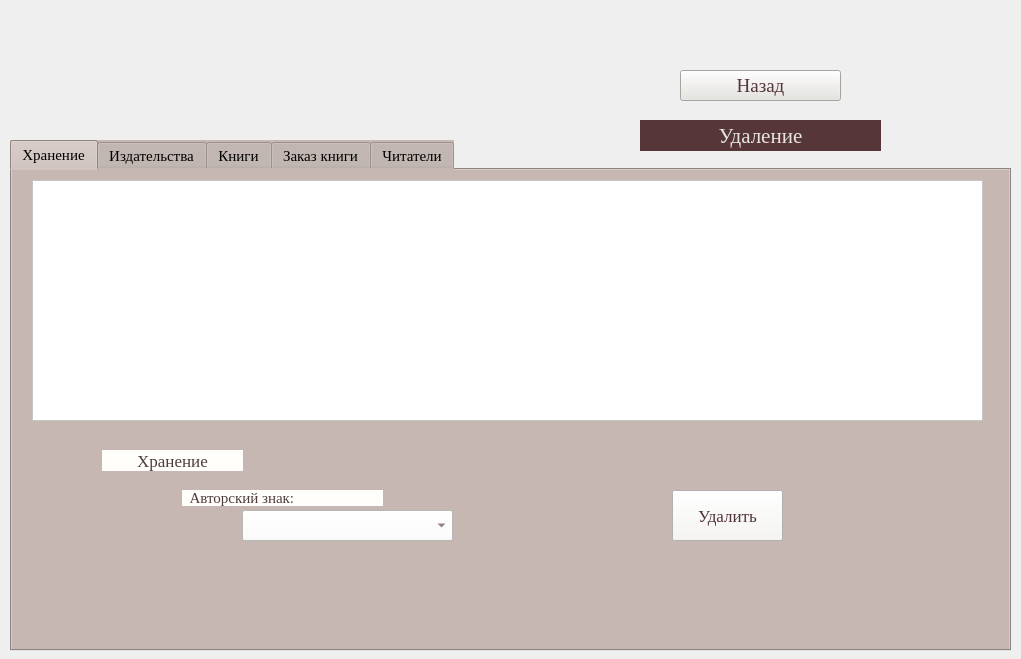
<?xml version="1.0" encoding="UTF-8"?>
<ui version="4.0">
 <class>DelWindow</class>
 <widget class="QMainWindow" name="DelWindow">
  <property name="geometry">
   <rect>
    <x>0</x>
    <y>0</y>
    <width>1021</width>
    <height>659</height>
   </rect>
  </property>
  <property name="minimumSize">
   <size>
    <width>1021</width>
    <height>659</height>
   </size>
  </property>
  <property name="maximumSize">
   <size>
    <width>1021</width>
    <height>659</height>
   </size>
  </property>
  <property name="windowTitle">
   <string>Delete - Cataloging Department </string>
  </property>
  <property name="windowIcon">
   <iconset>
    <normaloff>Эмблема2.png</normaloff>Эмблема2.png</iconset>
  </property>
  <widget class="QWidget" name="centralwidget">
   <widget class="QLabel" name="lab_pic">
    <property name="geometry">
     <rect>
      <x>0</x>
      <y>0</y>
      <width>1021</width>
      <height>881</height>
     </rect>
    </property>
    <property name="text">
     <string/>
    </property>
    <property name="pixmap">
     <pixmap>lib1.png</pixmap>
    </property>
   </widget>
   <widget class="QLabel" name="lab_nln">
    <property name="geometry">
     <rect>
      <x>570</x>
      <y>10</y>
      <width>311</width>
      <height>31</height>
     </rect>
    </property>
    <property name="font">
     <font>
      <family>Georgia</family>
      <pointsize>10</pointsize>
     </font>
    </property>
    <property name="styleSheet">
     <string notr="true">color: rgb(88, 53, 59);</string>
    </property>
    <property name="text">
     <string/>
    </property>
    <property name="alignment">
     <set>Qt::AlignCenter</set>
    </property>
   </widget>
   <widget class="QPushButton" name="btn_back">
    <property name="geometry">
     <rect>
      <x>680</x>
      <y>70</y>
      <width>161</width>
      <height>31</height>
     </rect>
    </property>
    <property name="font">
     <font>
      <family>Georgia</family>
      <pointsize>14</pointsize>
     </font>
    </property>
    <property name="styleSheet">
     <string notr="true">background-color: rgb(229, 228, 224);
color: rgb(86, 54, 57);</string>
    </property>
    <property name="text">
     <string>Назад</string>
    </property>
   </widget>
   <widget class="QLabel" name="lab_naz_del">
    <property name="geometry">
     <rect>
      <x>640</x>
      <y>120</y>
      <width>241</width>
      <height>31</height>
     </rect>
    </property>
    <property name="font">
     <font>
      <family>Georgia</family>
      <pointsize>16</pointsize>
     </font>
    </property>
    <property name="styleSheet">
     <string notr="true">background-color: rgb(86, 54, 57);
color: rgb(229, 228, 224);</string>
    </property>
    <property name="text">
     <string>Удаление</string>
    </property>
    <property name="alignment">
     <set>Qt::AlignCenter</set>
    </property>
   </widget>
   <widget class="QTabWidget" name="tabWidget">
    <property name="geometry">
     <rect>
      <x>10</x>
      <y>140</y>
      <width>1001</width>
      <height>511</height>
     </rect>
    </property>
    <property name="font">
     <font>
      <family>Georgia</family>
      <pointsize>11</pointsize>
     </font>
    </property>
    <property name="styleSheet">
     <string notr="true">background-color: rgb(198, 183, 178);</string>
    </property>
    <property name="currentIndex">
     <number>0</number>
    </property>
    <widget class="QWidget" name="keep">
     <attribute name="title">
      <string>Хранение</string>
     </attribute>
     <widget class="QTableView" name="tab_keep">
      <property name="geometry">
       <rect>
        <x>20</x>
        <y>10</y>
        <width>951</width>
        <height>241</height>
       </rect>
      </property>
      <property name="styleSheet">
       <string notr="true">background-color: rgb(255, 255, 255);</string>
      </property>
     </widget>
     <widget class="QLabel" name="lab_nazv_k">
      <property name="geometry">
       <rect>
        <x>90</x>
        <y>280</y>
        <width>141</width>
        <height>21</height>
       </rect>
      </property>
      <property name="font">
       <font>
        <family>Georgia</family>
        <pointsize>13</pointsize>
       </font>
      </property>
      <property name="styleSheet">
       <string notr="true">background-color: rgb(255, 254, 250);
color: rgb(77, 61, 58);</string>
      </property>
      <property name="text">
       <string>Хранение</string>
      </property>
      <property name="alignment">
       <set>Qt::AlignCenter</set>
      </property>
     </widget>
     <widget class="QLabel" name="lab_naz_mark_k">
      <property name="geometry">
       <rect>
        <x>170</x>
        <y>320</y>
        <width>201</width>
        <height>16</height>
       </rect>
      </property>
      <property name="font">
       <font>
        <family>Georgia</family>
        <pointsize>11</pointsize>
       </font>
      </property>
      <property name="styleSheet">
       <string notr="true">background-color: rgb(255, 254, 250);
color: rgb(77, 61, 58);</string>
      </property>
      <property name="text">
       <string>  Авторский знак:</string>
      </property>
     </widget>
     <widget class="QComboBox" name="cB_mark_k">
      <property name="geometry">
       <rect>
        <x>230</x>
        <y>340</y>
        <width>211</width>
        <height>31</height>
       </rect>
      </property>
      <property name="styleSheet">
       <string notr="true">background-color: rgb(255, 255, 255);
color: rgb(88, 53, 59);</string>
      </property>
     </widget>
     <widget class="QPushButton" name="btn_del_k">
      <property name="geometry">
       <rect>
        <x>660</x>
        <y>320</y>
        <width>111</width>
        <height>51</height>
       </rect>
      </property>
      <property name="font">
       <font>
        <family>Georgia</family>
        <pointsize>13</pointsize>
       </font>
      </property>
      <property name="styleSheet">
       <string notr="true">background-color: rgb(247, 246, 243);
color: rgb(81, 50, 55);</string>
      </property>
      <property name="text">
       <string>Удалить</string>
      </property>
     </widget>
    </widget>
    <widget class="QWidget" name="publish">
     <attribute name="title">
      <string>Издательства</string>
     </attribute>
     <widget class="QTableView" name="tab_publish">
      <property name="geometry">
       <rect>
        <x>20</x>
        <y>10</y>
        <width>951</width>
        <height>241</height>
       </rect>
      </property>
      <property name="styleSheet">
       <string notr="true">background-color: rgb(255, 255, 255);</string>
      </property>
     </widget>
     <widget class="QLabel" name="lab_nazv_p">
      <property name="geometry">
       <rect>
        <x>90</x>
        <y>280</y>
        <width>161</width>
        <height>21</height>
       </rect>
      </property>
      <property name="font">
       <font>
        <family>Georgia</family>
        <pointsize>13</pointsize>
       </font>
      </property>
      <property name="styleSheet">
       <string notr="true">background-color: rgb(255, 254, 250);
color: rgb(77, 61, 58);</string>
      </property>
      <property name="text">
       <string>Издательства</string>
      </property>
      <property name="alignment">
       <set>Qt::AlignCenter</set>
      </property>
     </widget>
     <widget class="QLabel" name="lab_naz_name_p">
      <property name="geometry">
       <rect>
        <x>170</x>
        <y>320</y>
        <width>201</width>
        <height>16</height>
       </rect>
      </property>
      <property name="font">
       <font>
        <family>Georgia</family>
        <pointsize>11</pointsize>
       </font>
      </property>
      <property name="styleSheet">
       <string notr="true">background-color: rgb(255, 254, 250);
color: rgb(77, 61, 58);</string>
      </property>
      <property name="text">
       <string>  Название:</string>
      </property>
     </widget>
     <widget class="QComboBox" name="cB_name_p">
      <property name="geometry">
       <rect>
        <x>220</x>
        <y>340</y>
        <width>211</width>
        <height>31</height>
       </rect>
      </property>
      <property name="styleSheet">
       <string notr="true">background-color: rgb(255, 255, 255);
color: rgb(88, 53, 59);</string>
      </property>
     </widget>
     <widget class="QPushButton" name="btn_del_p">
      <property name="geometry">
       <rect>
        <x>660</x>
        <y>320</y>
        <width>111</width>
        <height>51</height>
       </rect>
      </property>
      <property name="font">
       <font>
        <family>Georgia</family>
        <pointsize>13</pointsize>
       </font>
      </property>
      <property name="styleSheet">
       <string notr="true">background-color: rgb(247, 246, 243);
color: rgb(81, 50, 55);</string>
      </property>
      <property name="text">
       <string>Удалить</string>
      </property>
     </widget>
    </widget>
    <widget class="QWidget" name="book">
     <attribute name="title">
      <string>Книги</string>
     </attribute>
     <widget class="QTableView" name="tab_book">
      <property name="geometry">
       <rect>
        <x>20</x>
        <y>10</y>
        <width>951</width>
        <height>241</height>
       </rect>
      </property>
      <property name="styleSheet">
       <string notr="true">background-color: rgb(255, 255, 255);</string>
      </property>
     </widget>
     <widget class="QLabel" name="lab_nazv_b">
      <property name="geometry">
       <rect>
        <x>90</x>
        <y>280</y>
        <width>161</width>
        <height>21</height>
       </rect>
      </property>
      <property name="font">
       <font>
        <family>Georgia</family>
        <pointsize>13</pointsize>
       </font>
      </property>
      <property name="styleSheet">
       <string notr="true">background-color: rgb(255, 254, 250);
color: rgb(77, 61, 58);</string>
      </property>
      <property name="text">
       <string>Книги</string>
      </property>
      <property name="alignment">
       <set>Qt::AlignCenter</set>
      </property>
     </widget>
     <widget class="QLabel" name="lab_naz_name_b">
      <property name="geometry">
       <rect>
        <x>140</x>
        <y>320</y>
        <width>201</width>
        <height>16</height>
       </rect>
      </property>
      <property name="font">
       <font>
        <family>Georgia</family>
        <pointsize>11</pointsize>
       </font>
      </property>
      <property name="styleSheet">
       <string notr="true">background-color: rgb(255, 254, 250);
color: rgb(77, 61, 58);</string>
      </property>
      <property name="text">
       <string>  Название:</string>
      </property>
     </widget>
     <widget class="QLabel" name="lab_naz_isbn_b">
      <property name="geometry">
       <rect>
        <x>450</x>
        <y>320</y>
        <width>201</width>
        <height>16</height>
       </rect>
      </property>
      <property name="font">
       <font>
        <family>Georgia</family>
        <pointsize>11</pointsize>
       </font>
      </property>
      <property name="styleSheet">
       <string notr="true">background-color: rgb(255, 254, 250);
color: rgb(77, 61, 58);</string>
      </property>
      <property name="text">
       <string>  ISBN:</string>
      </property>
     </widget>
     <widget class="QPushButton" name="btn_del_b">
      <property name="geometry">
       <rect>
        <x>810</x>
        <y>320</y>
        <width>111</width>
        <height>51</height>
       </rect>
      </property>
      <property name="font">
       <font>
        <family>Georgia</family>
        <pointsize>13</pointsize>
       </font>
      </property>
      <property name="styleSheet">
       <string notr="true">background-color: rgb(247, 246, 243);
color: rgb(81, 50, 55);</string>
      </property>
      <property name="text">
       <string>Удалить</string>
      </property>
     </widget>
     <widget class="QComboBox" name="cB_name_b">
      <property name="geometry">
       <rect>
        <x>160</x>
        <y>340</y>
        <width>211</width>
        <height>31</height>
       </rect>
      </property>
      <property name="styleSheet">
       <string notr="true">background-color: rgb(255, 255, 255);
color: rgb(88, 53, 59);</string>
      </property>
     </widget>
     <widget class="QTextEdit" name="te_isbn_b">
      <property name="geometry">
       <rect>
        <x>490</x>
        <y>340</y>
        <width>211</width>
        <height>31</height>
       </rect>
      </property>
      <property name="font">
       <font>
        <family>Georgia</family>
        <pointsize>10</pointsize>
       </font>
      </property>
      <property name="styleSheet">
       <string notr="true">background-color: rgb(255, 255, 255);
color: rgb(88, 53, 59);</string>
      </property>
     </widget>
    </widget>
    <widget class="QWidget" name="order">
     <attribute name="title">
      <string>Заказ книги</string>
     </attribute>
     <widget class="QTableView" name="tab_order">
      <property name="geometry">
       <rect>
        <x>20</x>
        <y>10</y>
        <width>951</width>
        <height>241</height>
       </rect>
      </property>
      <property name="styleSheet">
       <string notr="true">background-color: rgb(255, 255, 255);</string>
      </property>
     </widget>
     <widget class="QLabel" name="lab_nazv_o">
      <property name="geometry">
       <rect>
        <x>90</x>
        <y>280</y>
        <width>151</width>
        <height>21</height>
       </rect>
      </property>
      <property name="font">
       <font>
        <family>Georgia</family>
        <pointsize>13</pointsize>
       </font>
      </property>
      <property name="styleSheet">
       <string notr="true">background-color: rgb(255, 254, 250);
color: rgb(77, 61, 58);</string>
      </property>
      <property name="text">
       <string>Заказ книги</string>
      </property>
      <property name="alignment">
       <set>Qt::AlignCenter</set>
      </property>
     </widget>
     <widget class="QLabel" name="lab_naz_nameb_o">
      <property name="geometry">
       <rect>
        <x>140</x>
        <y>320</y>
        <width>201</width>
        <height>16</height>
       </rect>
      </property>
      <property name="font">
       <font>
        <family>Georgia</family>
        <pointsize>11</pointsize>
       </font>
      </property>
      <property name="styleSheet">
       <string notr="true">background-color: rgb(255, 254, 250);
color: rgb(77, 61, 58);</string>
      </property>
      <property name="text">
       <string>  Название книги:</string>
      </property>
     </widget>
     <widget class="QComboBox" name="cB_nameb_o">
      <property name="geometry">
       <rect>
        <x>180</x>
        <y>340</y>
        <width>211</width>
        <height>31</height>
       </rect>
      </property>
      <property name="styleSheet">
       <string notr="true">background-color: rgb(255, 255, 255);
color: rgb(88, 53, 59);</string>
      </property>
     </widget>
     <widget class="QLabel" name="lab_naz_read_o">
      <property name="geometry">
       <rect>
        <x>440</x>
        <y>320</y>
        <width>201</width>
        <height>16</height>
       </rect>
      </property>
      <property name="font">
       <font>
        <family>Georgia</family>
        <pointsize>11</pointsize>
       </font>
      </property>
      <property name="styleSheet">
       <string notr="true">background-color: rgb(255, 254, 250);
color: rgb(77, 61, 58);</string>
      </property>
      <property name="text">
       <string>  Читатель:</string>
      </property>
     </widget>
     <widget class="QComboBox" name="cB_read_o">
      <property name="geometry">
       <rect>
        <x>480</x>
        <y>340</y>
        <width>211</width>
        <height>31</height>
       </rect>
      </property>
      <property name="styleSheet">
       <string notr="true">background-color: rgb(255, 255, 255);
color: rgb(88, 53, 59);</string>
      </property>
     </widget>
     <widget class="QPushButton" name="btn_del_o">
      <property name="geometry">
       <rect>
        <x>800</x>
        <y>320</y>
        <width>111</width>
        <height>51</height>
       </rect>
      </property>
      <property name="font">
       <font>
        <family>Georgia</family>
        <pointsize>13</pointsize>
       </font>
      </property>
      <property name="styleSheet">
       <string notr="true">background-color: rgb(247, 246, 243);
color: rgb(81, 50, 55);</string>
      </property>
      <property name="text">
       <string>Удалить</string>
      </property>
     </widget>
    </widget>
    <widget class="QWidget" name="reader">
     <attribute name="title">
      <string>Читатели</string>
     </attribute>
     <widget class="QTableView" name="tab_read">
      <property name="geometry">
       <rect>
        <x>20</x>
        <y>10</y>
        <width>951</width>
        <height>241</height>
       </rect>
      </property>
      <property name="styleSheet">
       <string notr="true">background-color: rgb(255, 255, 255);</string>
      </property>
     </widget>
     <widget class="QLabel" name="lab_nazv_r">
      <property name="geometry">
       <rect>
        <x>90</x>
        <y>280</y>
        <width>131</width>
        <height>21</height>
       </rect>
      </property>
      <property name="font">
       <font>
        <family>Georgia</family>
        <pointsize>13</pointsize>
       </font>
      </property>
      <property name="styleSheet">
       <string notr="true">background-color: rgb(255, 254, 250);
color: rgb(77, 61, 58);</string>
      </property>
      <property name="text">
       <string>Читатели</string>
      </property>
      <property name="alignment">
       <set>Qt::AlignCenter</set>
      </property>
     </widget>
     <widget class="QComboBox" name="cB_lname_r">
      <property name="geometry">
       <rect>
        <x>230</x>
        <y>340</y>
        <width>211</width>
        <height>31</height>
       </rect>
      </property>
      <property name="styleSheet">
       <string notr="true">background-color: rgb(255, 255, 255);
color: rgb(88, 53, 59);</string>
      </property>
     </widget>
     <widget class="QLabel" name="lab_naz_lname_r">
      <property name="geometry">
       <rect>
        <x>170</x>
        <y>320</y>
        <width>201</width>
        <height>16</height>
       </rect>
      </property>
      <property name="font">
       <font>
        <family>Georgia</family>
        <pointsize>11</pointsize>
       </font>
      </property>
      <property name="styleSheet">
       <string notr="true">background-color: rgb(255, 254, 250);
color: rgb(77, 61, 58);</string>
      </property>
      <property name="text">
       <string>  Фамилия читателя:</string>
      </property>
     </widget>
     <widget class="QPushButton" name="btn_del_r">
      <property name="geometry">
       <rect>
        <x>690</x>
        <y>320</y>
        <width>111</width>
        <height>51</height>
       </rect>
      </property>
      <property name="font">
       <font>
        <family>Georgia</family>
        <pointsize>13</pointsize>
       </font>
      </property>
      <property name="styleSheet">
       <string notr="true">background-color: rgb(247, 246, 243);
color: rgb(81, 50, 55);</string>
      </property>
      <property name="text">
       <string>Удалить</string>
      </property>
     </widget>
    </widget>
   </widget>
  </widget>
 </widget>
 <resources/>
 <connections/>
</ui>
